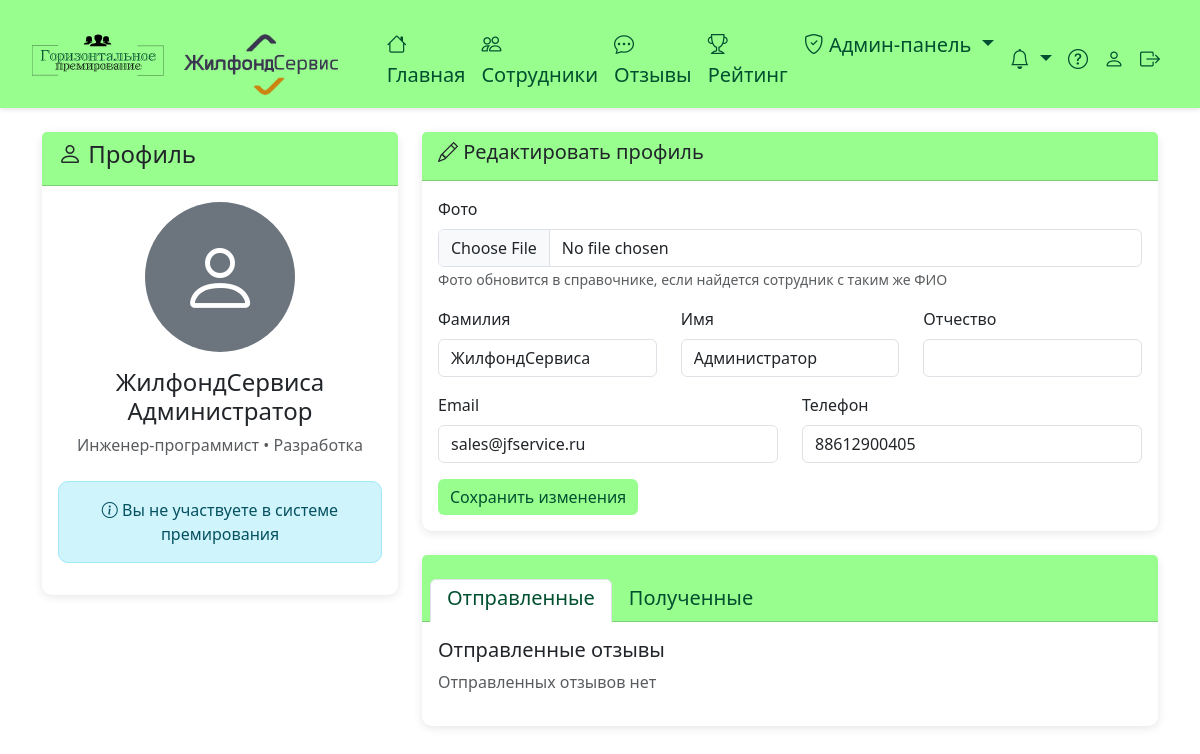
Screenshot of /profile/ (signed in) with the database file from the repository.
### employees/models.py (models this page shows, shortened)
class SystemSettings(models.Model):
    monthly_bonus_amount = models.DecimalField(max_digits=10, decimal_places=2, default=1000.00, verbose_name='Сумма бонусных рублей на месяц')
    company_logo = models.ImageField(upload_to='company_logos/', blank=True, null=True, verbose_name='Логотип компании')
    class Meta:
        verbose_name = 'Настройка системы'
        verbose_name_plural = 'Настройки системы'
    @classmethod
    def get_settings(cls):
        settings, created = cls.objects.get_or_create(pk=1)
        return settings

class Employee(AbstractUser):
    GENDER_CHOICES = [
        ('M', 'Мужской'),
        ('F', 'Женский'),
    ]
    phone_regex = RegexValidator(
        regex=r'^\+?1?\d{9,15}$',
        message="Номер телефона должен быть в формате: '+999999999'. До 15 цифр."
    )
    first_name = models.CharField(max_length=150, verbose_name='Имя')
    last_name = models.CharField(max_length=150, verbose_name='Фамилия')
    middle_name = models.CharField(max_length=150, blank=True, verbose_name='Отчество')
    phone = models.CharField(validators=[phone_regex], max_length=17, unique=True, verbose_name='Телефон')
    email = models.EmailField(unique=True, verbose_name='Email')
    birth_date = models.DateField(null=True, blank=True, verbose_name='Дата рождения')
    department = models.ForeignKey(Department, on_delete=models.SET_NULL, null=True, verbose_name='Отдел')
    position = models.ForeignKey(Position, on_delete=models.SET_NULL, null=True, verbose_name='Должность')
    gender = models.CharField(max_length=1, choices=GENDER_CHOICES, null=True, blank=True, verbose_name='Пол')
    photo = models.ImageField(upload_to='photos/', blank=True, null=True, verbose_name='Фото')
    office_start_date = models.DateField(verbose_name='С какого момента в офисе', default=timezone.now)
    data_processing_consent = models.BooleanField(default=False, verbose_name='Согласие на обработку данных')
    monthly_bonus_balance = models.DecimalField(max_digits=10, decimal_places=2, default=1000.00, verbose_name='Баланс бонусных рублей на месяц')
    received_bonus_balance = models.DecimalField(max_digits=10, decimal_places=2, default=0.00, verbose_name='Баланс полученных рублей')
    last_balance_reset = models.DateField(default=date.today, verbose_name='Дата последнего сброса баланса')
    is_admin = models.BooleanField(default=False, verbose_name='Администратор')
    participates_in_bonus = models.BooleanField(default=True, verbose_name='Участвует в системе премирования')
    USERNAME_FIELD = 'email'
    REQUIRED_FIELDS = ['username', 'phone']
    class Meta:
        verbose_name = 'Сотрудник'
        verbose_name_plural = 'Сотрудники'
    def get_full_name(self):
        return f"{self.last_name} {self.first_name} {self.middle_name}".strip()

class Position(models.Model):
    name = models.CharField(max_length=100, verbose_name='Название должности')
    department = models.ForeignKey(Department, on_delete=models.CASCADE, verbose_name='Отдел', related_name='positions', null=True, blank=True)
    class Meta:
        verbose_name = 'Должность'
        verbose_name_plural = 'Должности'

class Department(models.Model):
    name = models.CharField(max_length=100, verbose_name='Название отдела')
    class Meta:
        verbose_name = 'Отдел'
        verbose_name_plural = 'Отделы'

### employees/views.py (the view)
# urls.py: path('profile/', views.profile_view, name='profile'),
@login_required
def profile_view(request):
    if request.method == 'POST':
        form = ProfileEditForm(request.POST, request.FILES, instance=request.user)
        if form.is_valid():
            form.save()
            if request.user.photo:
                staff_member = StaffMember.objects.filter(employee_profile=request.user).first()
                if not staff_member:
                    staff_member = StaffMember.objects.filter(
                        last_name=request.user.last_name,
                        first_name=request.user.first_name,
                        middle_name=request.user.middle_name or ''
                    ).first()
                if staff_member:
                    staff_member.photo = request.user.photo
                    staff_member.save()
                    messages.success(request, 'Профиль и фото в справочнике успешно обновлены!')
                else:
                    messages.success(request, 'Профиль успешно обновлен!')
            else:
                messages.success(request, 'Профиль успешно обновлен!')
            return redirect('profile')
    else:
        form = ProfileEditForm(instance=request.user)
    staff_member_in_directory = None
    staff_member = StaffMember.objects.filter(employee_profile=request.user).first()
    if not staff_member:
        staff_member = StaffMember.objects.filter(
            last_name=request.user.last_name,
            first_name=request.user.first_name,
            middle_name=request.user.middle_name or ''
        ).first()
    if staff_member:
        staff_member_in_directory = staff_member
    sent_reviews = BonusTransfer.objects.filter(from_employee=request.user).order_by('-created_at')
    received_reviews = BonusTransfer.objects.filter(to_employee=request.user).order_by('-created_at')
    context = {
        'form': form,
        'sent_reviews': sent_reviews,
        'received_reviews': received_reviews,
        'staff_member_in_directory': staff_member_in_directory,
    }
    return render(request, 'employees/profile.html', context)

### templates/employees/profile.html (shortened to what this page needs)
{% extends 'base.html' %}
{% block content %}
<div class="row">
    <div class="col-md-4">
        <div class="card">
            <div class="card-header">
                <h4><i class="bi bi-person"></i> Профиль</h4>
            </div>
            <div class="card-body text-center">
                {% if user.photo %}
                <img src="{{ user.photo.url }}" class="rounded-circle mb-3" width="150" height="150" style="object-fit: cover;">
                {% else %}
                <div class="rounded-circle bg-secondary d-inline-flex align-items-center justify-content-center mb-3" style="width: 150px; height: 150px;">
                    <i class="bi bi-person" style="font-size: 5rem; color: white;"></i>
                </div>
                {% endif %}
                <h4>{{ user.get_full_name }}</h4>
                <p class="text-muted">
                    {% if user.position %}{{ user.position.name }}{% endif %}
                    {% if user.position and user.department %} • {% endif %}
                    {% if user.department %}{{ user.department.name }}{% endif %}
                </p>
                {% if user.participates_in_bonus %}
                <div class="mt-4">
                    <h5>Балансы</h5>
                    <div class="alert alert-primary">
                        <strong>Бонусные рубли (на месяц):</strong><br>
                        <span style="font-size: 1.5rem;">{{ user.monthly_bonus_balance }} ₽</span>
                    </div>
                    <div class="alert alert-success">
                        <strong>Полученные рубли:</strong><br>
                        <span style="font-size: 1.5rem;">{{ user.received_bonus_balance }} ₽</span>
                        <br><small class="text-muted">(нельзя переводить)</small>
                    </div>
                </div>
                {% else %}
                <div class="mt-4">
                    <div class="alert alert-info">
                        <i class="bi bi-info-circle"></i> Вы не участвуете в системе премирования
                    </div>
                </div>
                {% endif %}
            </div>
        </div>
    </div>
    <div class="col-md-8">
        <div class="card mb-4">
            <div class="card-header">
                <h5><i class="bi bi-pencil"></i> Редактировать профиль</h5>
            </div>
            <div class="card-body">
                <form method="post" enctype="multipart/form-data">
                    <div class="mb-3">
                        <label class="form-label">Фото</label>
                        {{ form.photo }}
                        {% if staff_member_in_directory %}
                        <small class="form-text text-muted">Фото также обновится в справочнике сотрудников (найдено по ФИО: {{ staff_member_in_directory.get_full_name }})</small>
                        {% else %}
                        <small class="form-text text-muted">Фото обновится в справочнике, если найдется сотрудник с таким же ФИО</small>
                        {% endif %}
                    </div>
                    <div class="row">
                        <div class="col-md-4 mb-3">
                            <label class="form-label">Фамилия</label>
                            {{ form.last_name }}
                        </div>
                        <div class="col-md-4 mb-3">
                            <label class="form-label">Имя</label>
                            {{ form.first_name }}
                        </div>
                        <div class="col-md-4 mb-3">
                            <label class="form-label">Отчество</label>
                            {{ form.middle_name }}
                        </div>
                    </div>
                    <div class="row">
                        <div class="col-md-6 mb-3">
                            <label class="form-label">Email</label>
                            {{ form.email }}
                        </div>
                        <div class="col-md-6 mb-3">
                            <label class="form-label">Телефон</label>
                            {{ form.phone }}
                        </div>
                    </div>
                    <button type="submit" class="btn btn-primary">Сохранить изменения</button>
                </form>
            </div>
        </div>
        <div class="card">
            <div class="card-header">
                <ul class="nav nav-tabs card-header-tabs" role="tablist">
                    <li class="nav-item">
                        <a class="nav-link active" data-bs-toggle="tab" href="#sent">Отправленные</a>
                    </li>
                    <li class="nav-item">
                        <a class="nav-link" data-bs-toggle="tab" href="#received">Полученные</a>
                    </li>
                </ul>
            </div>
            <div class="card-body">
                <div class="tab-content">
                    <div class="tab-pane fade show active" id="sent">
                        <h5>Отправленные отзывы</h5>
                        {% if sent_reviews %}
                            {% for review in sent_reviews %}
                            <div class="border-bottom mb-3 pb-3">
                                <div class="d-flex justify-content-between">
                                    <strong>→ {{ review.to_employee.get_full_name }}</strong>
                                    <span class="badge bg-success">{{ review.amount }} ₽</span>
                                </div>
                                <p class="mb-1">{{ review.review }}</p>
                                <small class="text-muted">{{ review.created_at|date:"d.m.Y H:i" }}</small>
                            </div>
                            {% endfor %}
                        {% else %}
                            <p class="text-muted">Отправленных отзывов нет</p>
                        {% endif %}
                    </div>
                </div>
            </div>
        </div>
    </div>
</div>
{% endblock %}

### templates/base.html (shortened to what this page needs)
<!DOCTYPE html>
<html lang="ru">
<head>
    <link href="https://cdn.jsdelivr.net/npm/bootstrap@5.3.0/dist/css/bootstrap.min.css" rel="stylesheet">
    <link rel="stylesheet" href="https://cdn.jsdelivr.net/npm/bootstrap-icons@1.11.0/font/bootstrap-icons.css">
</head>
<body>
    {% if user.is_authenticated %}
    <nav class="navbar navbar-expand-lg navbar-dark">
        <div class="container-fluid">
            <a class="navbar-brand" href="{% url 'home' %}" style="margin-left: 20px;">
                <div style="display: flex; align-items: center; gap: 10px; ">
                <img src="/media/logo1.svg" width="40%" style="vertical-align: middle; ">
                {% load static %}
                {% load employees_tags %}
                {% get_system_settings as settings %}
                {% if settings.company_logo %}
                    <img src="{{ settings.company_logo.url }}" height="61" style="margin-left: 10px; vertical-align: middle; margin-top: 23px;">
                {% endif %}
                </div>
            </a>
            <div class="collapse navbar-collapse" id="navbarNav">
                <ul class="navbar-nav me-auto">
                    <li class="nav-item">
                        <a class="nav-link" href="{% url 'home' %}"><i class="bi bi-house"></i> Главная</a>
                    </li>
                    <li class="nav-item">
                        <a class="nav-link" href="{% url 'employees_list' %}"><i class="bi bi-people"></i> Сотрудники</a>
                    </li>
                    <li class="nav-item">
                        <a class="nav-link" href="{% url 'reviews_list' %}"><i class="bi bi-chat-dots"></i> Отзывы</a>
                    </li>
                    <li class="nav-item">
                        <a class="nav-link" href="{% url 'rating' %}"><i class="bi bi-trophy"></i> Рейтинг</a>
                    </li>
                    {% if user.is_admin %}
                    <li class="nav-item dropdown">
                        <a class="nav-link dropdown-toggle" href="#" id="adminDropdown" role="button" data-bs-toggle="dropdown">
                            <i class="bi bi-shield-check"></i> Админ-панель
                        </a>
                    </li>
                    {% endif %}
                </ul>
                <ul class="navbar-nav">
                    <li class="nav-item dropdown">
                        <a class="nav-link dropdown-toggle position-relative" href="#" id="notificationsDropdown" role="button" data-bs-toggle="dropdown" aria-expanded="false">
                            <i class="bi bi-bell"></i>
                        </a>
                    </li>
                    <li class="nav-item">
                        <a class="nav-link" href="/media/instruction.pdf" target="_blank" title="Инструкция по использованию системы">
                            <i class="bi bi-question-circle"></i>
                        </a>
                    </li>
                    <li class="nav-item">
                        <a class="nav-link" href="{% url 'profile' %}" ><i class="bi bi-person"></i> </a>
                    </li>
                    <li class="nav-item">
                        <a class="nav-link" href="{% url 'logout' %}" style="margin-right: 20px;"><i class="bi bi-box-arrow-right"></i> </a>
                    </li>
                </ul>
            </div>
        </div>
    </nav>
    {% endif %}
    <div class="container mt-4">
        {% block content %}{% endblock %}
    </div>
</body>
</html>

### rows the page displays
SystemSettings: company_logo (picture)
Employee: get_full_name "ЖилфондСервиса Администратор", position.name "Инженер-программист", department.name "Разработка", last_name "ЖилфондСервиса", first_name "Администратор", email "sales@jfservice.ru", phone "88612900405"
